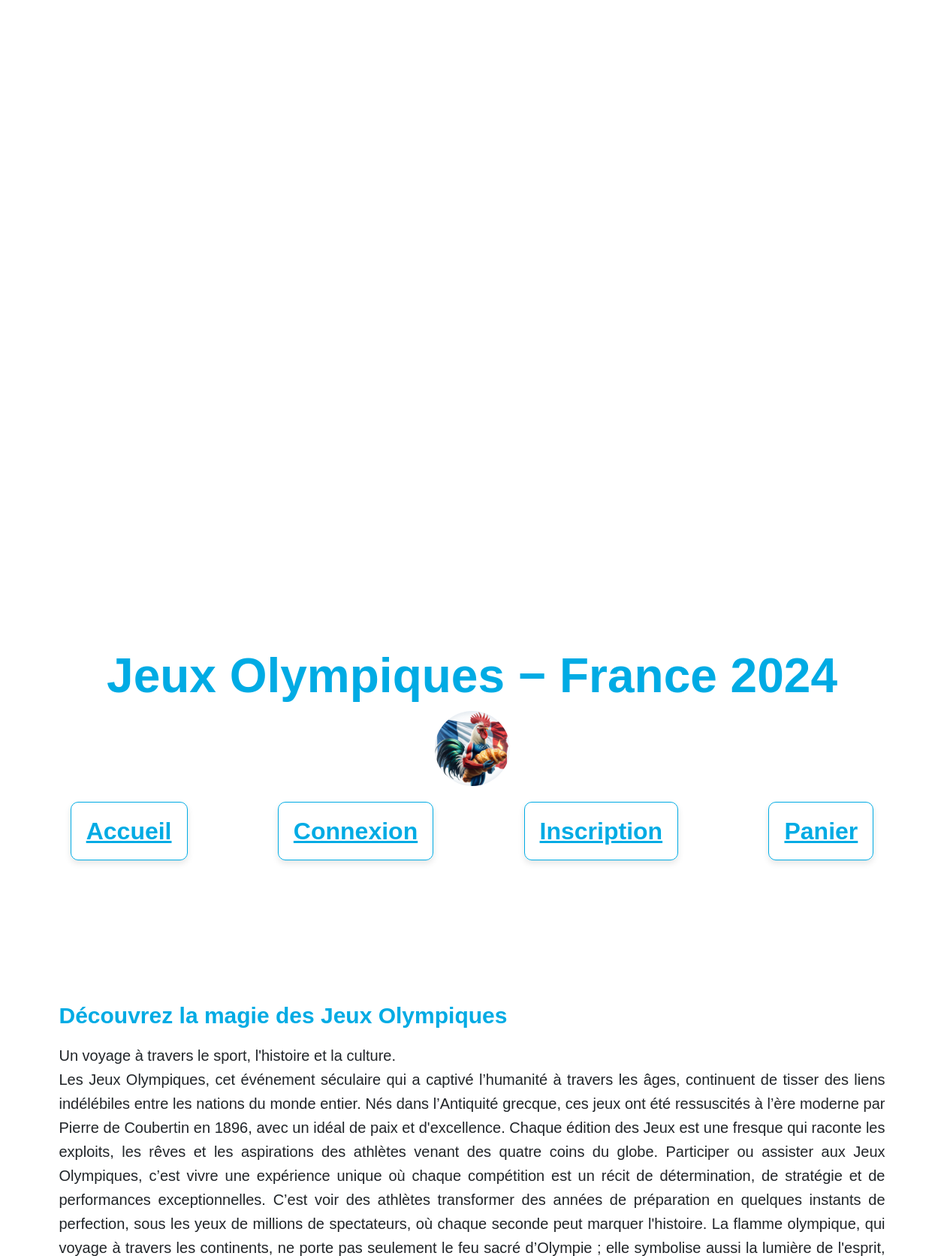
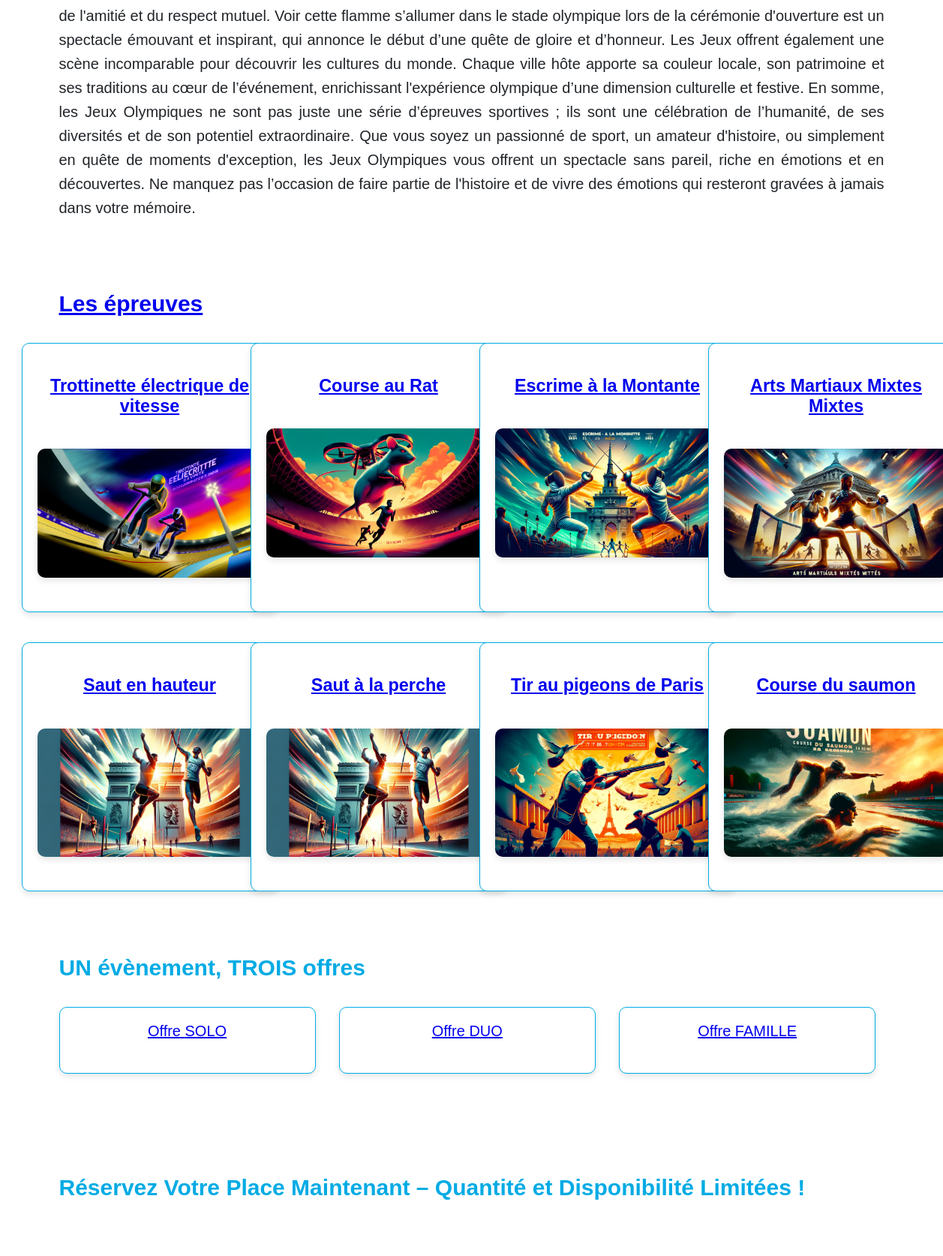
The page / (upper part) on the database its author committed (2 pictures, top to bottom).
### store/models.py (models this page shows, shortened)
class Epreuve(models.Model):
    titre = models.CharField(max_length=200, verbose_name="Titre de l’épreuve")
    slug = models.SlugField(max_length=128)
    type = models.CharField(max_length=128, verbose_name="Type d’épreuve", blank=True, null=True)
    description = models.TextField(verbose_name="Description de l’épreuve")
    mention = models.TextField(verbose_name="Mentions", blank=True, null=True)
    date_epreuve = models.DateField(verbose_name="Date de l’épreuve")
    illustration = models.ImageField(upload_to="imgbank", blank=True, null=True)
    def get_absolute_url(self):
        return reverse("epreuves", kwargs={"slug": self.slug})

class OffreBillet(models.Model):
    TYPE_OFFRE_CHOICES = [
        ('SOLO', 'Solo'),
        ('DUO', 'Duo'),
        ('FAMILLE', 'Famille'),
    ]
    nom = models.CharField(max_length=100, choices=TYPE_OFFRE_CHOICES, unique=True, verbose_name="Type d’offre", null=True, blank=True)
    slug = models.SlugField(max_length=128)
    description = models.TextField(blank=True, verbose_name="Description de l’offre")
    stock = models.IntegerField(default=0)
    prix = models.DecimalField(default=0.0, max_digits=6, decimal_places=2, validators=[MinValueValidator(0.01)], verbose_name="Prix de l’offre")
    nombre_personnes = models.PositiveIntegerField(verbose_name="Nombre de personne par billet")
    epreuve = models.ForeignKey(Epreuve, null=True, related_name='offres', on_delete=models.CASCADE, verbose_name="Épreuve associée")
    def get_absolute_url(self):
        return reverse("billets", kwargs={"slug": self.slug})

### store/views.py (the view)
# urls.py: path('', accueil, name='accueil'),
def accueil(request):
    epreuves = Epreuve.objects.all()
    billets = OffreBillet.objects.all()
    if request.user.is_authenticated:
        panier, created = Panier.objects.get_or_create(utilisateur=request.user)
        panier_total = Achat.objects.filter(panier=panier).aggregate(Sum('quantité'))['quantité__sum'] or 0
    else:
        panier_total = 0
    return render(request, 'store/accueil.html', context={"epreuves": epreuves, "billets": billets, "panier_total": panier_total})

### store/templates/store/accueil.html (shortened to what this page needs)
{% extends 'base.html' %}
{% block content %}
<div class="fadeIn">
    <h2 class="mtitre">Découvrez la magie des Jeux Olympiques</h2>
        <p class="txt">Un voyage à travers le sport, l'histoire et la culture.<br>
    Les Jeux Olympiques, cet événement séculaire qui a captivé l’humanité à travers les âges, continuent de tisser des liens indélébiles entre les nations du monde entier.
    Nés dans l’Antiquité grecque, ces jeux ont été ressuscités à l’ère moderne par Pierre de Coubertin en 1896, avec un idéal de paix et d'excellence. Chaque édition des Jeux est une fresque qui raconte les exploits, les rêves et les aspirations des athlètes venant des quatre coins du globe.
    Participer ou assister aux Jeux Olympiques, c’est vivre une expérience unique où chaque compétition est un récit de détermination, de stratégie et de performances exceptionnelles. C’est voir des athlètes transformer des années de préparation en quelques instants de perfection, sous les yeux de millions de spectateurs, où chaque seconde peut marquer l'histoire.
    La flamme olympique, qui voyage à travers les continents, ne porte pas seulement le feu sacré d’Olympie ; elle symbolise aussi la lumière de l'esprit, de l'amitié et du respect mutuel. Voir cette flamme s’allumer dans le stade olympique lors de la cérémonie d'ouverture est un spectacle émouvant et inspirant, qui annonce le début d’une quête de gloire et d’honneur.
    Les Jeux offrent également une scène incomparable pour découvrir les cultures du monde. Chaque ville hôte apporte sa couleur locale, son patrimoine et ses traditions au cœur de l’événement, enrichissant l'expérience olympique d’une dimension culturelle et festive.
    En somme, les Jeux Olympiques ne sont pas juste une série d’épreuves sportives ; ils sont une célébration de l’humanité, de ses diversités et de son potentiel extraordinaire. Que vous soyez un passionné de sport, un amateur d'histoire, ou simplement en quête de moments d'exception, les Jeux Olympiques vous offrent un spectacle sans pareil, riche en émotions et en découvertes. Ne manquez pas l’occasion de faire partie de l'histoire et de vivre des émotions qui resteront gravées à jamais dans votre mémoire.</p>
</div>
<h2 class="simple_titre"><a href="{% url 'liste_epreuves' %}" class="button-click fadeIn">Les épreuves</a></h2>
<div class="epreuves-container">
    {% for epreuve in epreuves %}
    <div class="card slideIn">
        <a href="{{ epreuve.get_absolute_url }}"><h3>{{ epreuve.titre }}</h3></a>
        {% if epreuve.illustration %}
            <img src="{{ epreuve.illustration.url }}" alt="Illustration pour {{ epreuve.titre }}" class="epreuve-image">
            {% else %}
            <p></p>
        {% endif %}
    </div>
    {% endfor %}
</div>
<div class="fadeIn">
    <h2 class="simple_titre">UN évènement, TROIS offres</h2>
    <div class="epreuves-container">
        {% for offrebillet in billets %}
            <div class="card slideIn">
                <a href="{{ offrebillet.get_absolute_url }}">Offre {{ offrebillet.nom }}</a>
            </div>
        {% endfor %}
    </div>
</div>
<div>
    <h2 class="fadeIn simple_titre">Réservez Votre Place Maintenant – Quantité et Disponibilité Limitées !</h2>
</div>
{% endblock %}

### static/css/styles.css (style rules this page uses)
:root { --gtitle-color: #00ABE4; --mtitle-color: #E9F1FA; --simple_titre-color: #FFFFFF; --highlight-color: #90509c; --text-color: #212529; }
.mtitre { color: var(--gtitle-color); margin-bottom: 20px; }
.simple_titre { color: var(--gtitle-color); }
.txt { color: var(--text-color); text-align: justify; line-height: 1.6; margin-bottom: 20px; }
.fadeIn { animation: fadeIn 1s ease-in-out; text-align: justify; padding: 50px; }
html, body { height: 100%; margin: 0; padding: 0; }
.slideIn { animation: slideIn 1s ease-out; }
.card { border: 1px solid var(--gtitle-color) !important; background-color: #fff; border-radius: 10px; padding: 20px; margin: 10px 0; box-shadow: 0 4px 8px rgba(0,0,0,0.1); transition: transform 0.2s; width: 300px; text-align: center; }
.epreuves-container { display: grid; grid-template-columns: repeat(auto-fit, minmax(250px, 1fr)); gap: 20px; }
.epreuve-image { max-width: 100%; height: auto; border-radius: 10px; margin-bottom: 15px; box-shadow: 0 4px 8px rgba(0, 0, 0, 0.1); margin: 20px 0; }

### rows shown on the page
Epreuve: titre "Trottinette électrique de vitesse", illustration (picture)
Epreuve: titre "Course au Rat", illustration (picture)
Epreuve: titre "Escrime à la Montante", illustration (picture)
Epreuve: titre "Arts Martiaux Mixtes Mixtes", illustration (picture)
Epreuve: titre "Saut en hauteur", illustration (picture)
Epreuve: titre "Saut à la perche", illustration (picture)
Epreuve: titre "Tir au pigeons de Paris", illustration (picture)
Epreuve: titre "Course du saumon", illustration (picture)
OffreBillet: nom "SOLO"
OffreBillet: nom "DUO"
OffreBillet: nom "FAMILLE"
